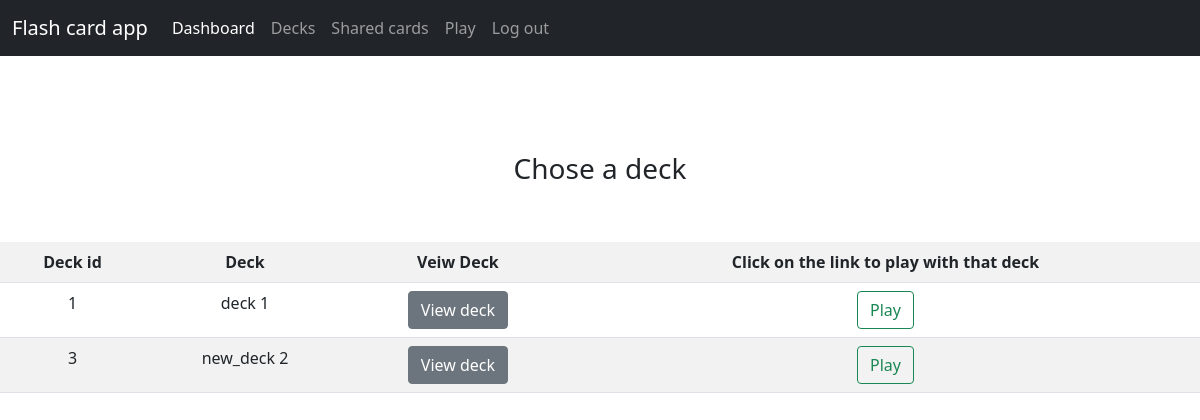
Page /play (signed in) on the committed database.
### main.py (models this page shows)
class Deck(db.Model):
    id = db.Column(db.Integer,primary_key = True,autoincrement = True,nullable = False)
    owner_id = db.Column(db.Integer, db.ForeignKey('user.id'),index = True)
    deck_name = db.Column(db.String(64), index = True, nullable = False)
    user_score = db.Column(db.Integer,nullable = True)

### main.py (the view)
@app.route('/play')
@login_required
def play_choose_deck():
    user = current_user
    q = Deck.query.filter_by(owner_id = user.id).all()
    decks = []
    for x in q:
        decks.append(x)
    if len(decks)==0:
        return render_template('play.html',flag = 0, user_id = user.id)
    return render_template('play.html', flag = 1,decks = decks)

### main.py (called while the page is built)
@login_manager.user_loader
def load_user(user_id):
    return User.query.get(int(user_id))

### templates/play.html (shortened to what this page needs)
{% extends "base.html" %}
{% block content%}
	{% if flag == 1 %}
		<h3>Chose a deck</h3>
		<br>
		<br>
		<div  id="decks-table">
			<table class="table table-striped">
				<tr>
					<th>Deck id</th>
					<th>Deck</th>
					<th>Veiw Deck</th>
					<th> Click on the link to play with that deck </th>
				</tr>
				{% for deck in decks %}
				<tr>
					<td>{{ deck.id }}</td>
					<td>{{deck.deck_name}}</td>
					<td><a href="/decks/{{deck.id}}" class="btn btn-secondary">View deck</a></td>
					<td><a href="/play/{{deck.id}}/rules" class="btn btn-outline-success">Play</a></td>
				</tr>
				{% endfor %}
			</table>
		</div>
	{% endif %}
{% endblock %}

### rows in the picture
Deck: id "1", deck_name "deck 1"
Deck: id "3", deck_name "new_deck 2"
